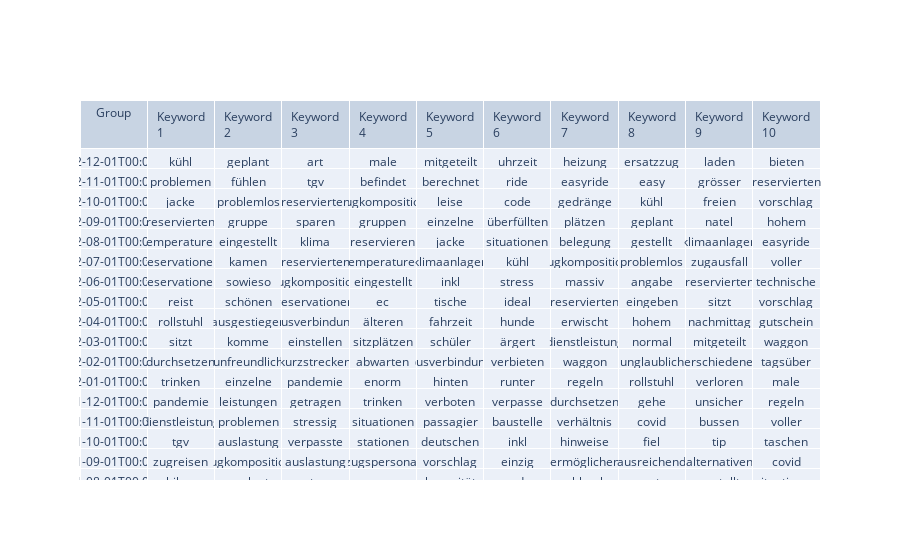

Notebook code for this chart:
### Code cell
yearmonth_keywords = find_trending_keywords_diff_normaized(df_text, filter_column='yearmonth', text_column='text_preprocessed_tokenized')
yearmonth_keywords = trending_keywords_to_dataframe(yearmonth_keywords)
yearmonth_keywords
create_export_table(convert_resulttable_to_wide_format(yearmonth_keywords), filename="../../exports/tables/yearmonth_keywords_group_specific.html")

### Figure 1 — Plotly figure (JSON) as saved in the notebook; plotly's stock layout.template omitted (floating-point values rounded to 4 significant figures; data arrays with more than 128 entries replaced by an {"elided": "..."} marker saying what was removed)
{"data": [{"cells": {"values": {"elided": "11x46 str values"}}, "header": {"values": ["Group", "Keyword 1", "Keyword 2", "Keyword 3", "Keyword 4", "Keyword 5", "Keyword 6", "Keyword 7", "Keyword 8", "Keyword 9", "Keyword 10"]}, "type": "table"}], "layout": {}}
